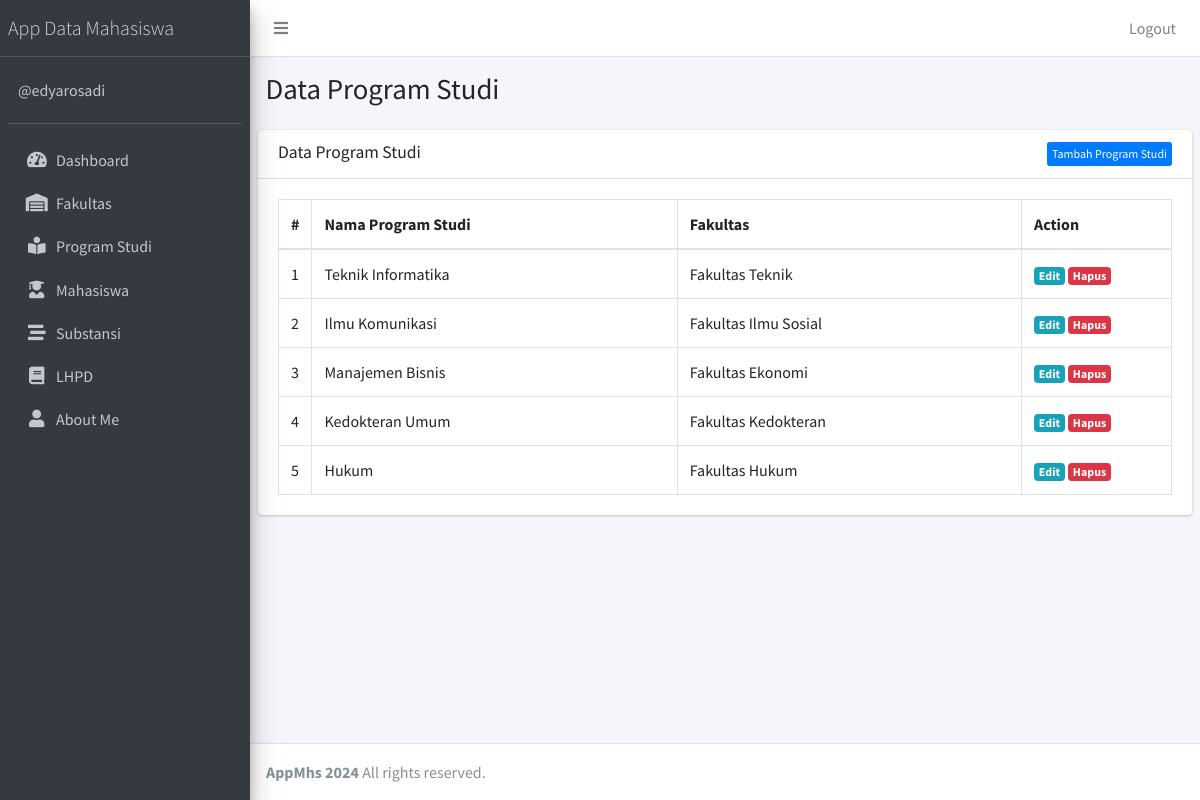
The app's page /programstudi (signed in) with its own data.
### tables this page shows
CREATE TABLE `programstudi` (
  `ProgramStudiID` int NOT NULL,
  `NamaProgram` varchar(100) NOT NULL,
  `FakultasID` int DEFAULT NULL
);

CREATE TABLE `fakultas` (
  `FakultasID` int NOT NULL,
  `NamaFakultas` varchar(100) NOT NULL,
  `Deskripsi` text
);

### app/core/Controller.php (called while the page is built, shortened)
<?php
class Controller
{
    public function view($view, $data = [])
    {
        require_once '../app/views/' . $view . '.php';
    }
    public function model($model)
    {
        return new $model;
    }
}

### app/controllers/ProgramStudi.php (called while the page is built, shortened)
<?php
class ProgramStudi extends Controller
{
    public function index()
    {
        $data['title'] = 'Data Program Studi';
        $data['program_studi'] = $this->model('ProgramStudiModel')->getAllProgramStudi();
        $this->view('programstudi/index', $data);
    }
}

### app/core/App.php (called while the page is built, shortened)
<?php
class App
{
    protected $method = 'index';
    protected $params = [];
    public function __construct()
    {
        $this->controller = new $this->controller;
        call_user_func_array([$this->controller, $this->method], $this->params);
    }
}

### public/index.php (called while the page is built, shortened)
<?php
$app = new App;

### app/core/Database.php (called while the page is built, shortened)
<?php
class Database
{
    private $host = DB_HOST;
    private $user = DB_USER;
    private $pass = DB_PASS;
    private $dbnm = DB_NAME;
    private $dbh;
    private $stmt;
    public function __construct()
    {
        $dsn = 'mysql:host=' . $this->host . ';dbname=' . $this->dbnm;
        $option = [
            PDO::ATTR_PERSISTENT => true,
            PDO::ATTR_ERRMODE => PDO::ERRMODE_EXCEPTION
        ];
        try {
            $this->dbh = new PDO($dsn, $this->user, $this->pass, $option);
        } catch (PDOException $e) {
            die($e->getMessage());
        }
    }
    public function query($query)
    {
        $this->stmt = $this->dbh->prepare($query);
    }
    public function execute()
    {
        $this->stmt->execute();
    }
    public function resultSet()
    {
        $this->execute();
        return $this->stmt->fetchAll(PDO::FETCH_ASSOC);
    }
}

### app/models/ProgramStudiModel.php (called while the page is built, shortened)
<?php
class ProgramStudiModel
{
    private $db;
    public function __construct()
    {
        $this->db = new Database;
    }
    public function getAllProgramStudi()
    {
        $query = 'SELECT programstudi.*, fakultas.NamaFakultas
                  FROM programstudi
                  LEFT JOIN fakultas ON programstudi.FakultasID = fakultas.FakultasID';
        $this->db->query($query);
        return $this->db->resultSet();
    }
}

### app/views/programstudi/index.php (the view, shortened to what this page needs)
<div class="content-wrapper">
    <section class="content-header">
        <div class="container-fluid">
            <div class="row mb-2">
                <div class="col-sm-6">
                    <h1><?= $data['title']; ?></h1>
                </div>
            </div>
        </div>
    </section>
    <section class="content">
        <div class="card">
            <div class="card-header">
                <h3 class="card-title"><?= $data['title'] ?></h3> <a href="<?= base_url; ?>/programstudi/tambah" class="btn float-right btn-xs btn btn-primary">Tambah Program Studi</a>
            </div>
            <div class="card-body">
                <table class="table table-bordered">
                    <thead>
                        <tr>
                            <th style="width: 10px">#</th>
                            <th>Nama Program Studi</th>
                            <th>Fakultas</th>
                            <th style="width: 150px">Action</th>
                        </tr>
                    </thead>
                    <tbody>
                        <?php $no = 1; ?>
                        <?php foreach ($data['program_studi'] as $row) : ?>
                            <tr>
                                <td><?= $no; ?></td>
                                <td><?= $row['NamaProgram']; ?></td>
                                <td><?= $row['NamaFakultas']; ?></td>
                                <td>
                                    <a href="<?= base_url; ?>/programstudi/edit/<?= $row['ProgramStudiID'] ?>" class="badge badge-info ">Edit</a>
                                    <a href="<?= base_url; ?>/programstudi/hapus/<?= $row['ProgramStudiID'] ?>" class="badge badge-danger" onclick="return confirm('Hapus data?');">Hapus</a>
                                </td>
                            </tr>
                        <?php $no++;
                        endforeach; ?>
                    </tbody>
                </table>
            </div>
        </div>
    </section>
</div>

### records on screen
programstudi: NamaProgram "Teknik Informatika", FakultasID.NamaFakultas "Fakultas Teknik"
programstudi: NamaProgram "Ilmu Komunikasi", FakultasID.NamaFakultas "Fakultas Ilmu Sosial"
programstudi: NamaProgram "Manajemen Bisnis", FakultasID.NamaFakultas "Fakultas Ekonomi"
programstudi: NamaProgram "Kedokteran Umum", FakultasID.NamaFakultas "Fakultas Kedokteran"
programstudi: NamaProgram "Hukum", FakultasID.NamaFakultas "Fakultas Hukum"

### other values on screen
$data['title'] "Data Program Studi"
